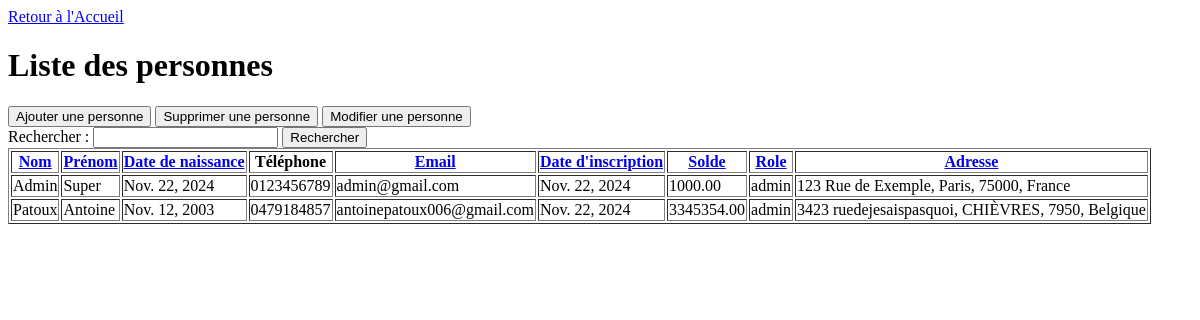
/personnes/ (signed in), run on an earlier commit of the app's database.
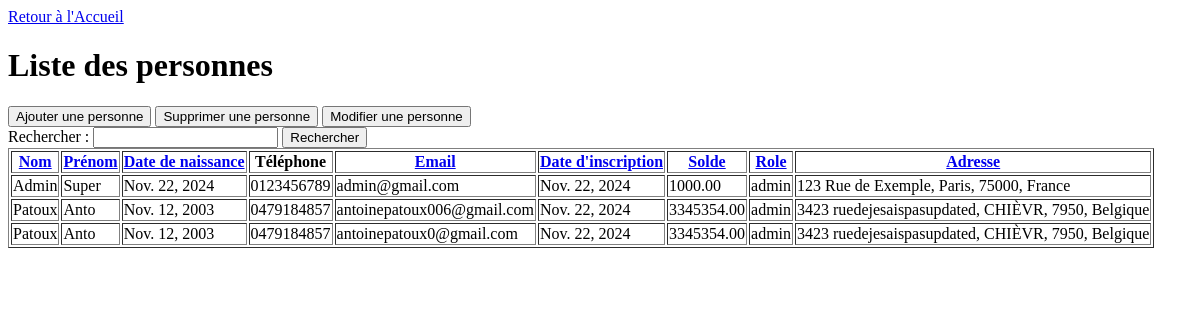
And on a later commit of the database.
### gui/models.py (models this page shows, shortened)
class Personne(AbstractBaseUser, PermissionsMixin):
    nom = models.CharField(max_length=100)
    prenom = models.CharField(max_length=100)
    date_naissance = models.DateField()
    telephone = models.CharField(max_length=15)
    email = models.EmailField(max_length=50, primary_key=True)  # Champ unique pour l'identification
    date_creation = models.DateField(auto_now_add=True)
    solde = models.DecimalField(max_digits=10, decimal_places=2)
    adresse = models.ForeignKey('Adresse', on_delete=models.CASCADE)
    role = models.ForeignKey('Role', on_delete=models.CASCADE)
    is_active = models.BooleanField(default=True)
    is_staff = models.BooleanField(default=False)
    is_superuser = models.BooleanField(default=False)
    objects = PersonneManager()
    USERNAME_FIELD = 'email'  # Utiliser l'email comme identifiant unique
    REQUIRED_FIELDS = ['nom', 'prenom']
    class Meta:
        db_table = 'Personne'

class Role(models.Model):
    type = models.CharField(max_length=50)
    class Meta:
        db_table = 'Role'
    def __str__(self):
        return self.type

class Adresse(models.Model):
    rue = models.CharField(max_length=255)
    n_rue = models.IntegerField()
    ville = models.ForeignKey(Ville, on_delete=models.CASCADE)
    class Meta:
        db_table = 'Adresse'

class Ville(models.Model):
    nom_ville = models.CharField(max_length=100, primary_key=True)
    code_postal = models.CharField(max_length=10)
    pays = models.CharField(max_length=50)
    class Meta:
        db_table = 'Ville'

### gui/views.py (the view)
# urls.py: path('personnes/', PersonneList.as_view(), name='personnes_list'),
class PersonneList(StaffRequiredMixin,ListView):
    model = Personne
    template_name = 'gui/lister_personnes.html'
    def get_queryset(self):
        sort_by = self.request.GET.get('sort_by', 'nom')  # Par défaut : tri par 'nom'
        order = self.request.GET.get('order', 'asc')  # Par défaut : ordre ascendant
        sort_prefix = '' if order == 'asc' else '-'
        sorting_options = {
            'nom': 'nom',
            'prenom': 'prenom',
            'date_naissance': 'date_naissance',
            'email': 'email',
            'date_creation': 'date_creation',
            'solde': 'solde',
            'role': 'role',
            'adresse__ville__nom_ville': 'adresse__ville__nom_ville',
        }
        queryset = super().get_queryset()
        if sort_by in sorting_options:
            queryset = queryset.order_by(f"{sort_prefix}{sorting_options[sort_by]}")
        return queryset

### gui/views.py (called while the page is built)
    def test_func(self):
        return self.request.user.is_staff

### templates/gui/lister_personnes.html (shortened to what this page needs)
<!DOCTYPE html>
<html lang="fr">
<head>
</head>
<body>
<div class="button-container">
    <a href="{% url 'homepage' %}" class="button">Retour à l'Accueil</a>
</div>
 <h1>Liste des personnes</h1>
    <a href="/personnes/create/"><button>Ajouter une personne</button></a>
    <a href="{% url 'personnes_delete' %}"><button>Supprimer une personne</button></a>
    <a href="{% url 'personnes_select' %}"><button>Modifier une personne</button></a>
    <form method="GET" action="{% url 'personnes_research' %}">
            <label for="search">Rechercher :</label>
            <input type="text" id="search" name="search"  value="{{ request.GET.search }}">
            <button type="submit">Rechercher</button>
    </form>
    <table border="1">
        <thead>
            <tr>
               <th><a href="?sort_by=nom&order={% if request.GET.sort_by == 'id' and request.GET.order == 'asc' %}desc{% else %}asc{% endif %}">Nom</a></th>
                <th><a href="?sort_by=prenom&order={% if request.GET.sort_by == 'id' and request.GET.order == 'asc' %}desc{% else %}asc{% endif %}">Prénom</a></th>
                <th><a href="?sort_by=date_naissance&order={% if request.GET.sort_by == 'id' and request.GET.order == 'asc' %}desc{% else %}asc{% endif %}">Date de naissance</a></th>
                <th>Téléphone</th>
                <th><a href="?sort_by=email&order={% if request.GET.sort_by == 'id' and request.GET.order == 'asc' %}desc{% else %}asc{% endif %}">Email</a></th>
                <th><a href="?sort_by=date_creation&order={% if request.GET.sort_by == 'id' and request.GET.order == 'asc' %}desc{% else %}asc{% endif %}">Date d'inscription</a></th>
                <th><a href="?sort_by=solde&order={% if request.GET.sort_by == 'id' and request.GET.order == 'asc' %}desc{% else %}asc{% endif %}">Solde</a></th>
                <th><a href="?sort_by=role&order={% if request.GET.sort_by == 'id' and request.GET.order == 'asc' %}desc{% else %}asc{% endif %}">Role</a></th>
                <th><a href="?sort_by=adresse__ville__om_ville&order={% if request.GET.sort_by == 'id' and request.GET.order == 'asc' %}desc{% else %}asc{% endif %}">Adresse</a></th>
            </tr>
        </thead>
        <tbody>
            {% for personne in object_list %}
                <tr>
                    <td>{{ personne.nom }}</td>
                    <td>{{ personne.prenom }}</td>
                    <td>{{ personne.date_naissance }}</td>
                    <td>{{ personne.telephone }}</td>
                    <td>{{ personne.email }}</td>
                    <td>{{ personne.date_creation }}</td>
                    <td>{{ personne.solde }}</td>
                    <td>{{ personne.role }}</td>
                    <td>
                        {{ personne.adresse.n_rue }} {{ personne.adresse.rue }},
                        {{ personne.adresse.ville.nom_ville }},
                        {{ personne.adresse.ville.code_postal }},
                        {{ personne.adresse.ville.pays }}
                    </td>
                </tr>
            {% endfor %}
        </tbody>
    </table>
</body>
</html>

What changed in the data, as far as the page shows it:
changed Personne "antoinepatoux006@gmail.com": prenom "Antoine" → "Anto"; adresse.rue "ruedejesaispasquoi" → "ruedejesaispasupdated"; adresse.ville.nom_ville "CHIÈVRES" → "CHIÈVR"
added Personne: nom "Patoux", prenom "Anto", date_naissance "Nov. 12, 2003", telephone "0479184857", email "antoinepatoux0@gmail.com", date_creation "Nov. 22, 2024", solde "3345354.00", role "admin", adresse.n_rue "3423", adresse.rue "ruedejesaispasupdated", adresse.ville.nom_ville "CHIÈVR", adresse.ville.code_postal "7950", adresse.ville.pays "Belgique"
